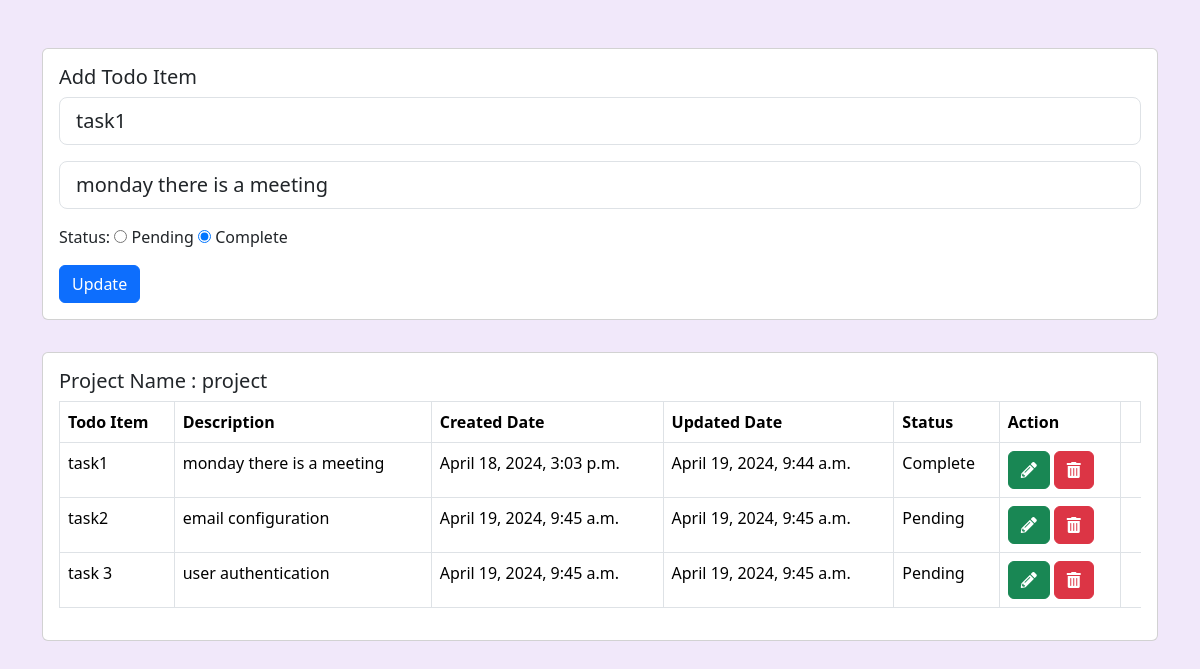
The page /update_todo/1/5/ (signed in) on the database its author committed.
### todos/models.py (models this page shows, shortened)
class Todo(models.Model):
    STATUS_CHOICES = (
        ('Pending', 'Pending'),
        ('Complete', 'Complete'),
    )
    project = models.ForeignKey(Project, related_name='todos', on_delete=models.CASCADE)
    todoitem=models.CharField(max_length=100, null=True)
    description = models.TextField()
    created_date = models.DateTimeField(auto_now_add=True)
    updated_date = models.DateTimeField(auto_now=True)
    status = models.CharField(max_length=20, choices=STATUS_CHOICES, default='Pending')

class Project(models.Model):
    title = models.CharField(max_length=100)
    created_date = models.DateTimeField(auto_now_add=True)

### todos/views.py (the view)
# urls.py: path('update_todo/<int:project_id>/<int:todo_id>/', views.update_todo, name='update_todo'),
@login_required
def update_todo(request, project_id, todo_id):
    project = get_object_or_404(Project, id=project_id)
    todo = get_object_or_404(Todo, id=todo_id)
    todos = project.todos.all()
    if request.method == 'POST':
        todoitem=request.POST.get('todoitem')
        description = request.POST.get('description')
        status = request.POST.get('status')
        todo.todoitem =todoitem
        todo.description = description
        todo.status = status
        todo.save()
        return redirect('project_details', project_id=project_id)
    else:
        return render(request, 'update_todo.html', {'project': project, 'todo': todo, 'todos': todos})

### todos/templates/update_todo.html (shortened to what this page needs)
{% extends 'base.html' %}
{% block content %}
<section class="vh-100">
    <div class="container py-5 h-100">
        <div class="pb-2">
            <div class="card">
                <div class="card-body">
                    <h5 class="card-title">Add Todo Item</h5>
                    <form id="addTodoForm" method="post">
                        <div class="mb-3">
                            <input type="text" class="form-control form-control-lg" name="todoitem"
                                value="{{ todo.todoitem }}">
                        </div>
                        <div class="mb-3">
                            <input type="text" class="form-control form-control-lg" name="description"
                                value="{{ todo.description }}">
                        </div>
                        <div class="mb-3">
                            <label for="status">Status:</label>
                            <input type="radio" id="status_pending" name="status" value="Pending"
{% if todo.status == 'Pending' %} checked {% endif %}>
                            <label for="status_pending">Pending</label>
                            <input type="radio" id="status_complete" name="status" value="Complete"
{% if todo.status == 'Complete' %} checked {% endif %}>
                            <label for="status_complete">Complete</label>
                        </div>
                        <div class="d-flex align-items-center">
                            <button type="submit" class="btn btn-primary">Update</button>
                        </div>
                    </form>
                </div>
            </div>
        </div>
        <br>
        <div class="card">
            <div class="card-body">
                <h5 class="card-title">Project Name : {{ project.title }}</h5>
                <table class="table table-bordered">
                    <thead style="background-color:rgb(220, 103, 103)">
                        <tr>
                            <th scope="col">Todo Item</th>
                            <th scope="col">Description</th>
                            <th scope="col">Created Date</th>
                            <th scope="col">Updated Date</th>
                            <th scope="col">Status</th>
                            <th scope="col">Action</th>
                            <th scope="col"></th>
                        </tr>
                    </thead>
                    <tbody>
                        {% for todo in todos %}
                        <tr>
                            <td>{{ todo.todoitem }}</td>
                            <td>{{ todo.description }}</td>
                            <td>{{ todo.created_date }}</td>
                            <td>{{ todo.updated_date }}</td>
                            <td>{{ todo.status }}</td>
                            <td>
                                <button class="btn btn-success">
                                    <a href="{% url 'update_todo' project_id=project.id todo_id=todo.id %}" style="text-decoration: none; color: white;">
                                        <i class="fas fa-pencil-alt"></i>
                                    </a>
                                </button>
                                <button class="btn btn-danger">
                                    <a href="{% url 'delete_todo' project_id=project.id todo_id=todo.id %}" style="text-decoration: none; color: white;">
                                        <i class="fas fa-trash-alt"></i>
                                    </a>
                                </button>
                            </td>
                        </tr>
                        {% endfor %}
                    </tbody>
                </table>
            </div>
        </div>
    </div>
</section>
{% endblock content %}

### todos/templates/base.html (style rules this page uses)
body { background-color: rgb(241, 232, 250); }

### rows shown on the page
Todo: todoitem "task1", description "monday there is a meeting", status "☐ Pending", status "☑ Complete", created_date "April 18, 2024, 3:03 p.m.", updated_date "April 19, 2024, 9:44 a.m.", status "Complete"
Project: title "project"
Todo: todoitem "task2", description "email configuration", created_date "April 19, 2024, 9:45 a.m.", updated_date "April 19, 2024, 9:45 a.m.", status "Pending"
Todo: todoitem "task 3", description "user authentication", created_date "April 19, 2024, 9:45 a.m.", updated_date "April 19, 2024, 9:45 a.m.", status "Pending"
